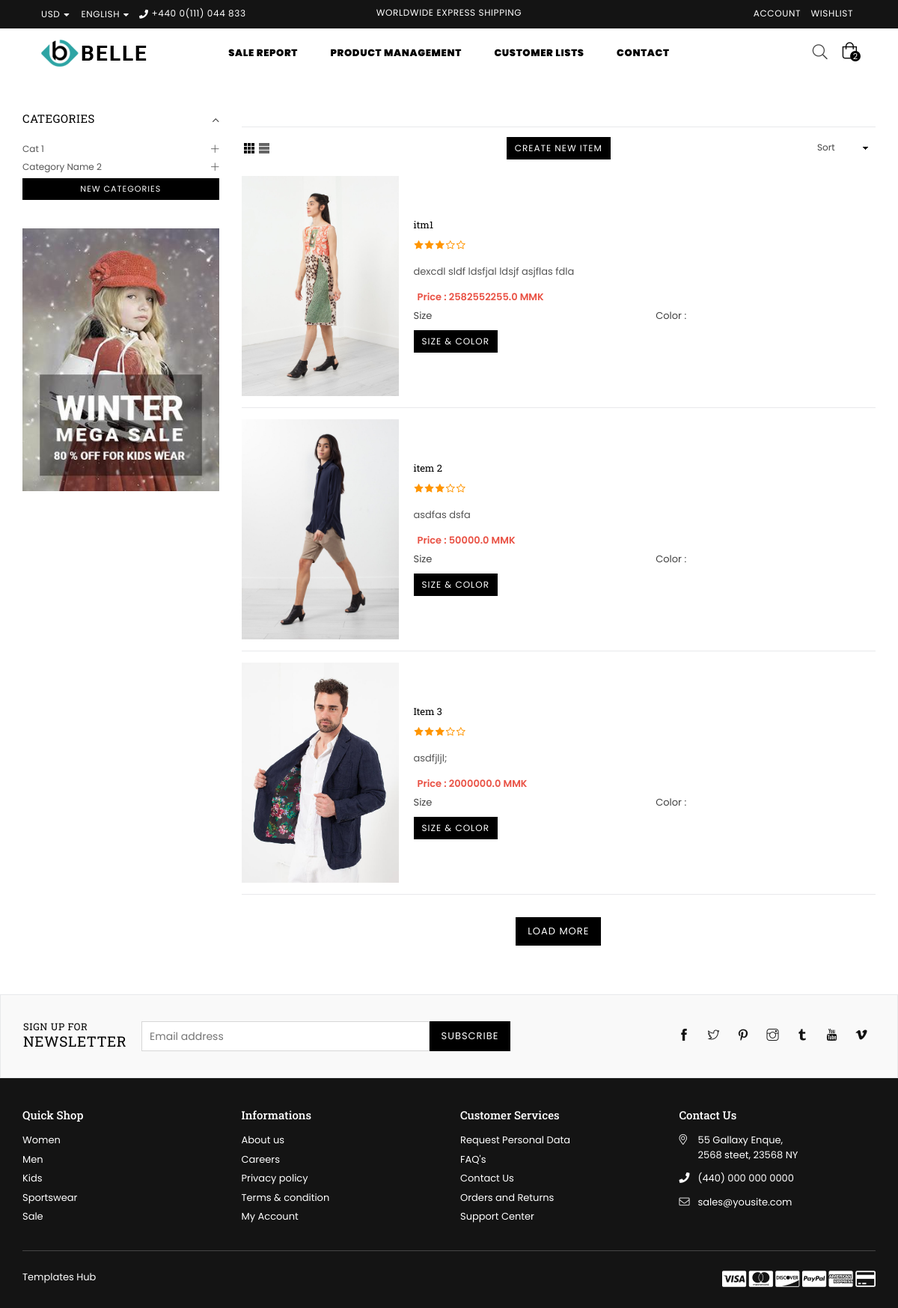
Before: /AdminProductManagement/ (signed in) with the older database file.
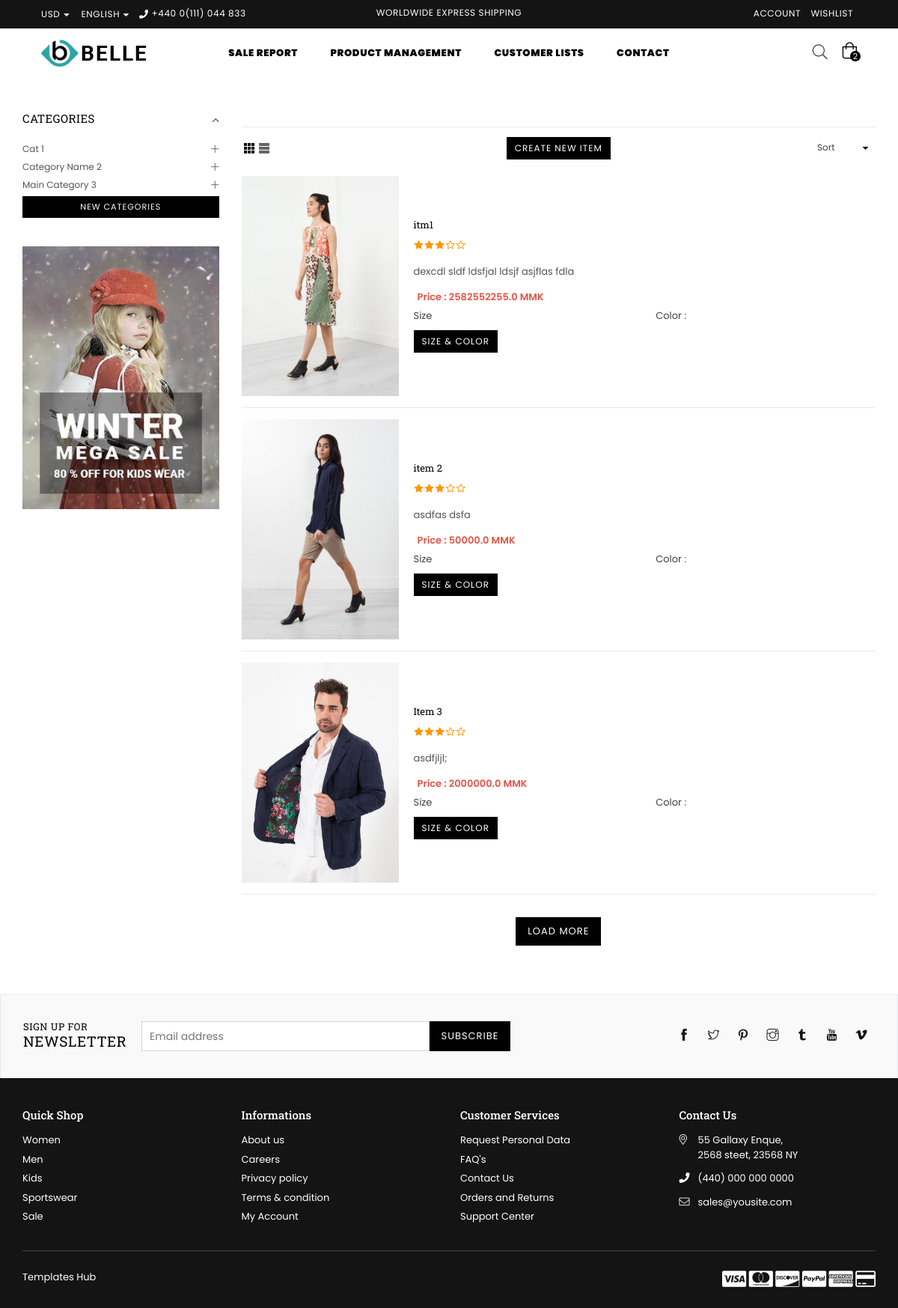
After: the same page with the newer database file.
### shop/models.py (models this page shows, shortened)
class Category(models.Model):
    category_name = models.CharField(max_length=225)

class Items(models.Model):
    item_name = models.CharField(max_length=225)
    category = models.ForeignKey(subCategory,on_delete=models.CASCADE)
    sell_price = models.FloatField(default=0.00)
    balance_qty = models.IntegerField(default=0)
    photo = models.ImageField(upload_to='', blank=True, null=True)
    photo2 = models.ImageField(upload_to='', blank=True, null=True)
    photo3 = models.ImageField(upload_to='', blank=True, null=True)
    photo4 = models.ImageField(upload_to='', blank=True, null=True)
    itm_description = models.CharField(max_length=225,blank=True, null=True)

### shop/views.py (the view, shortened to what this page needs)
# urls.py: path('AdminProductManagement/', AdminProductManagement.as_view(), name='AdminProductManagement'),
class AdminProductManagement(UserRequiredMixin,View):
    def get(self, request):
        cat = Category.objects.all()
        fm = ItemCreateForm()
        itm = Items.objects.all()
        context = {'cat':cat, 'itm':itm, 'fm':fm}
        return render(request, 'AdminProductManagement.html', context)

### shop/views.py
class ItemCreateForm(forms.ModelForm):
    class Meta:
        model = Items
        fields = ['item_name', 'category','sell_price', 'photo', 'photo2', 'photo3', 'photo4','itm_description']
        widgets = {
                   }

### shop/models.py (called while the page is built)
    def __str__(self):
        return self.subcategory_name

### shop/views.py (called while the page is built)
    def dispatch(self, request, *args, **kwargs):
        if request.user.is_staff:
            pass
        else:
            return redirect('UserLoginView')
        return super().dispatch(request, *args, **kwargs)

### templates/AdminProductManagement.html (shortened to what the changed rows need)
{% extends 'base.html' %}
{% load static %}
{% block content %}
<div class="container">
    <div class="row" id="adminproductlist">
        <div class="col-12 col-sm-12 col-md-3 col-lg-3 sidebar filterbar">
            <div class="sidebar_tags">
                <div class="sidebar_widget categories filter-widget">
                    <div class="widget-title">
                        <h2>Categories</h2>
                    </div>
                    <div class="widget-content">
                        <ul class="sidebar_categories">
                            {% for i in cat %}
                            <li class="level1 sub-level"><a href="#;" class="site-nav">{{i.category_name}}</a>
                            </li>
                            {% endfor %}
                        </ul>
                    </div>
                </div>
            </div>
        </div>
        <div class="col-12 col-sm-12 col-md-9 col-lg-9 main-col">
            <div class="productList">
                <div class="list-view-items grid--view-items">
                    {% for i in itm %}
                    <div class="list-product list-view-item">
                        <div class="list-view-item__image-column">
                            <div class="list-view-item__image-wrapper">
                                <a href="#"><img class="list-view-item__image blur-up lazyload"
                                        data-src="{{i.photo.url}}" src="{{i.photo.url}}" alt="image"
                                        title="product"></a>
                            </div>
                        </div>
                        <div class="list-view-item__title-column">
                            <div class="h4 grid-view-item__title"><a href="#">{{i.item_name}}</a></div>
                            <p class="product-review"><i class="font-13 fa fa-star"></i><i
                                    class="font-13 fa fa-star"></i><i class="font-13 fa fa-star"></i><i
                                    class="font-13 fa fa-star-o"></i><i class="font-13 fa fa-star-o"></i></p>
                            <p>{{i.itm_description}}</p>
                            <p class="product-price grid-view-item__meta">
                                <span class="product-price__price product-price__sale"><span
                                        class="money">Price : {{i.sell_price}} MMK</span></span>
                            </p>
                            <div class="row">
                                <div class="col-6">
                                    <span>Size</span>
                                </div>
                                <div class="col-6">
                                    <span>Color : </span>
                                </div>
                            </div>
                            <form class="variants" action="#">
                                <a href="#" class="btn btn--small" data-toggle="modal"
                                    data-target="#addsizecolor-{{i.id}}">size & color</a>
                            </form>
                        </div>
                    </div>
                    {% endfor %}
                </div>
            </div>
        </div>
    </div>
</div>
{% endblock content %}

Changed rows visible on the page:
added Category: category_name "Main Category 3"
